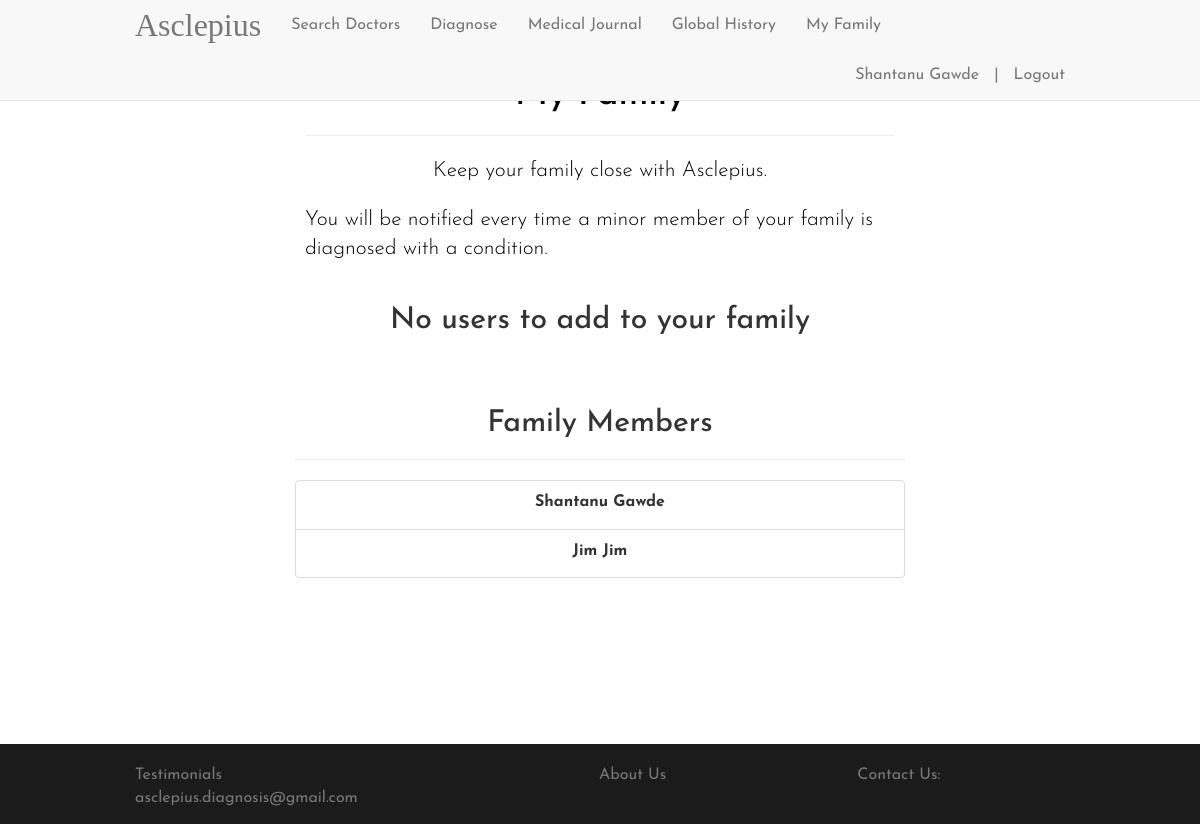
The app's page /family (signed in) with its own data.
### app/models.py (models this page shows, shortened)
class User(UserMixin, db.Model):
    __tablename__ = 'users'
    id = db.Column(db.Integer, primary_key=True)
    name = db.Column(db.String(120))
    age = db.Column(db.Integer)
    email = db.Column(db.String(120), unique=True, index=True)
    gender = db.Column(db.String(120))
    locality = db.Column(db.String(120))
    risks = db.relationship('Risk',
                            secondary=riskuser,
                            backref=db.backref('users', lazy='dynamic'),
                            lazy='dynamic')
    mylog = db.relationship('UserConditionHistory', backref=db.backref('users'), order_by='desc(UserConditionHistory.timestamp)')
    password_hash = db.Column(db.String(128))
    family_id = db.Column(db.Integer, default=0)
    @property
    def password(self):
        raise AttributeError('password is not a readable attribute')

### app/views.py (the view)
@app.route('/family', methods=['GET', 'POST'])
@login_required
def family():
    form = SearchFamilyForm()
    if g.user.family_id != 0:
        allmembers = User.query.filter_by(family_id=0).all()
    else:
        allmembers = User.query.all()
    form.members.choices = [(x.id, x.name) for x in allmembers if x.id != g.user.id]
    my_family = User.query.filter_by(family_id=g.user.family_id).all()
    form.my_members.choices = [(x.id, x.name) for x in my_family if x.family_id != 0]
    return render_template('family.html', title='Family', form=form)

### app/models.py (called while the page is built)
@login_manager.user_loader
def load_user(user_id):
    return User.query.get(int(user_id))

### app/views.py (called while the page is built)
@app.before_request
def before_request():
    g.user = current_user

### app/templates/family.html (shortened to what this page needs)
{% extends "base.html" %}
{% block content %}
<div class="container" style="padding-top: 3%; display: none">
    <div class="col-md-8 col-md-offset-2" style="color: black">
        <div class="page-header">
            <h1 style="text-align: center">My Family</h1>
        </div>
        <p class="lead" style="margin-top: 20px; text-align:center">Keep your family close with Asclepius.</p>
            <p class="lead">You will be notified every time a minor member of your family is diagnosed with a condition.</p>
    </div>
    <div class="row" style="padding-top: 20px; font-family: 'Josefin Sans', sans-serif; font-size: 16px;">
        <div align="center">
            <div id="dropdiv" class="col-md-8 col-md-offset-2">
                {% if form.members.choices|length > 0 %}
                <div class="input-group">
                    {{ form.members(class='form-control') }}
                    <span class="input-group-btn">
                            <button id="addbtn" class="btn btn-default">Add</button>
                      </span>
                </div>
                {% else %}
                <h2>No users to add to your family</h2>
                {% endif %}
            </div>
        </div>
    </div>
    <div class="row"
         style="padding-top: 20px; padding-bottom: 20px; font-family: 'Josefin Sans', sans-serif; font-size: 16px; border-top: 1px">
        <div align="center">
            <div class="col-md-8 col-md-offset-2">
                <div class="page-header">
                    <h2>Family Members</h2>
                </div>
                <ul class="list-group" id="myfam">
                    {% if form.my_members.choices|length > 0 %}
                    {% for mem in form.my_members %}
                    <li class="list-group-item">{{ mem.label }}</li>
                    {% endfor %}
                    {% else %}
                    <li class="list-group-item">No users added to your family yet</li>
                    {% endif %}
                </ul>
            </div>
        </div>
    </div>
</div>
{% endblock %}

### app/templates/base.html (shortened to what this page needs)
<!DOCTYPE html>
<html lang="en">
<head>
    <link rel="stylesheet" href="{{ url_for('static', filename='css/bootstrap.min.css') }}">
    <link rel="stylesheet" href="{{ url_for('static', filename='css/font-awesome.min.css') }}">
</head>
<body>
<nav class="navbar navbar-default navbar-fixed-top">
    <div class="container">
        <div class="navbar-header">
            <a class="navbar-brand" style="font-family: 'Cinzel', serif; font-size: 32px;"
               href="{{ url_for('index') }}">Asclepius</a>
        </div>
        <div class="collapse navbar-collapse" id="bs-example-navbar-collapse-1">
            {% if g.user.is_authenticated %}
            <ul class="nav navbar-nav">
                <li><a href="{{ url_for('searchdoctor') }}">Search Doctors</a></li>
                <li><a href="{{ url_for('searchphrases') }}">Diagnose</a></li>
                <li><a href="{{ url_for('conditionhistory') }}">Medical Journal</a></li>
                <li><a href="{{ url_for('globalhistory') }}">Global History</a></li>
                <li><a href="{{ url_for('family') }}">My Family</a></li>
            </ul>
            <ul class="nav navbar-nav navbar-right">
                <li><a style="padding-right:0px" disabled="disabled">{{ g.user.name }}</a></li>
                <li><a style="padding-right:0px" disabled="disabled">|</a></li>
                <li><a href="{{ url_for('logout') }}">Logout</a></li>
            </ul>
            {% endif %}
        </div>
    </div>
</nav>
{% block content %}{% endblock %}
<footer class="footer">
    <div class="container">
        <p class="text-muted"><a href="{{ url_for('testimonial') }}" style="text-decoration: inherit; color: inherit">Testimonials</a>
        <a href="{{ url_for('aboutus') }}" style="margin-left: 40%; text-decoration: inherit; color: inherit">About Us</a>
            <span style="margin-left: 20%">Contact Us: asclepius.diagnosis@gmail.com</span></p>
    </div>
</footer>
</body>
</html>

### records on screen
User: user.name "Shantanu Gawde", label "Shantanu Gawde"
User: label "Jim Jim"
